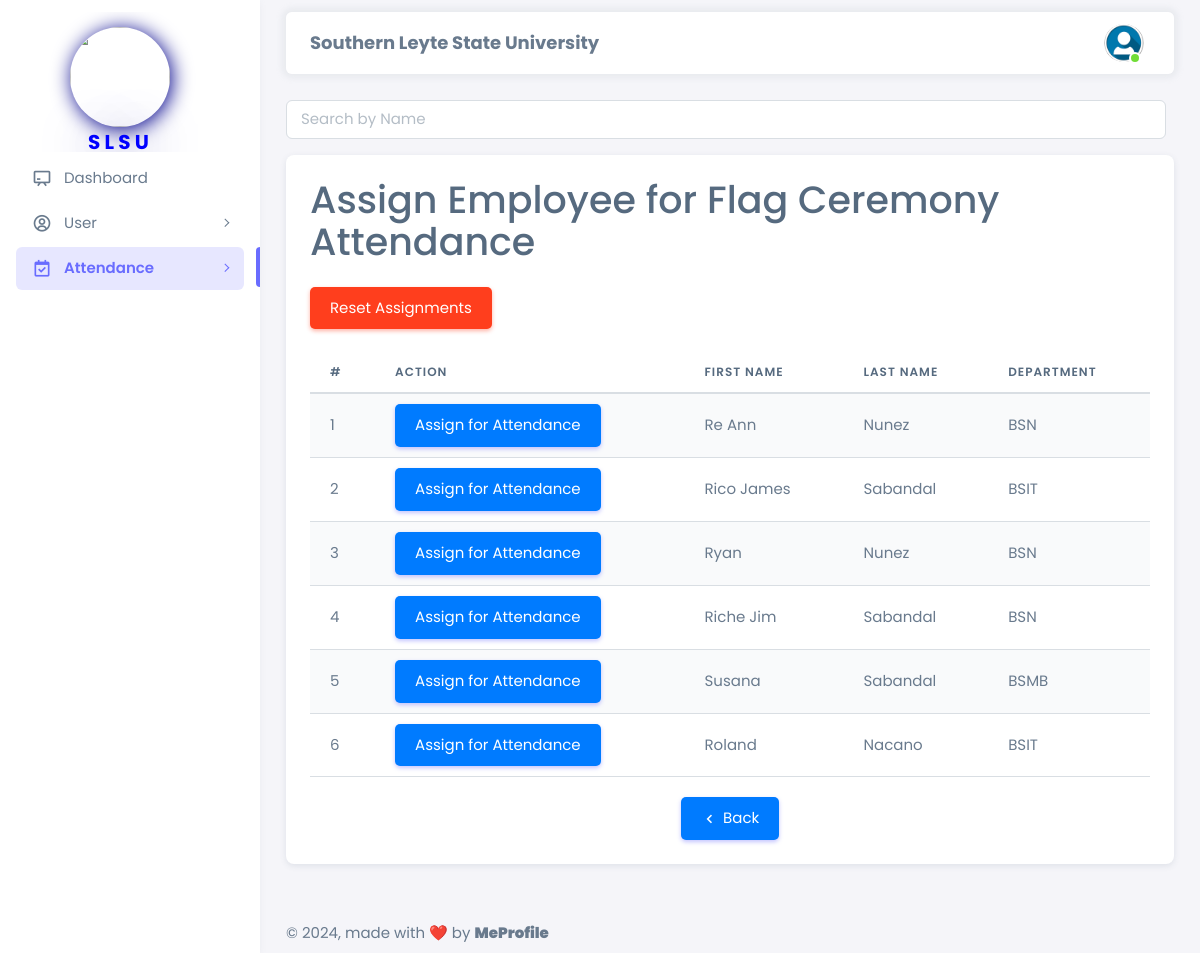
The page /html/admin/assign_employee.php (signed in) on the database as committed earlier.
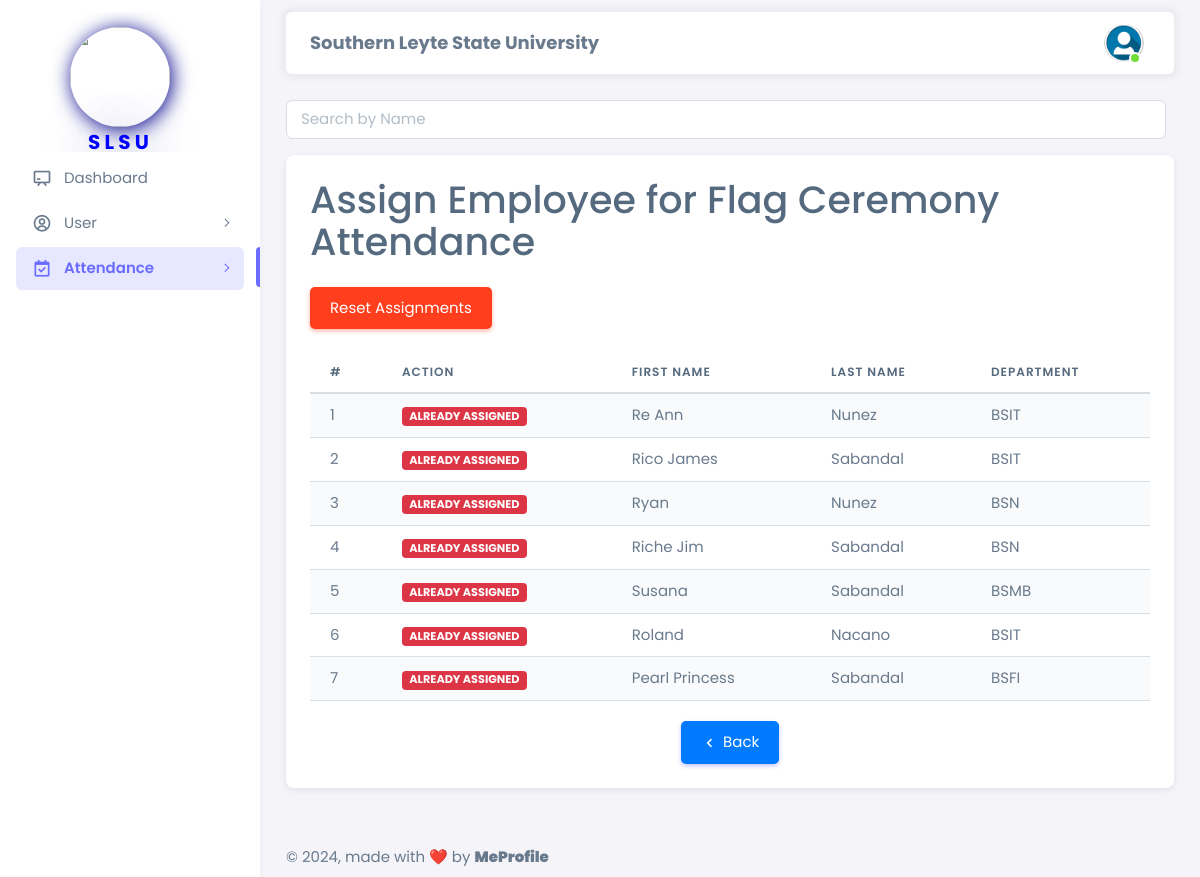
The same page on the database as committed later.
### tables this page shows
CREATE TABLE `employee_registration` (
  `employee_id` int NOT NULL,
  `first_name` varchar(50) NOT NULL,
  `last_name` varchar(50) NOT NULL,
  `email` varchar(100) NOT NULL,
  `password` varchar(255) NOT NULL,
  `phone_number` varchar(15) DEFAULT NULL,
  `department` varchar(50) DEFAULT NULL,
  `position` varchar(50) DEFAULT NULL,
  `is_admin` tinyint(1) NOT NULL DEFAULT '0',
  `hire_date` date DEFAULT NULL,
  `address` varchar(255) DEFAULT NULL,
  `city` varchar(100) DEFAULT NULL,
  `postal_code` varchar(20) DEFAULT NULL,
  `country` varchar(50) DEFAULT NULL,
  `date_of_birth` date DEFAULT NULL,
  `gender` varchar(10) DEFAULT NULL,
  `emergency_contact_name` varchar(100) DEFAULT NULL,
  `emergency_contact_number` varchar(15) DEFAULT NULL,
  `created_at` timestamp NULL DEFAULT CURRENT_TIMESTAMP,
  `updated_at` timestamp NULL DEFAULT CURRENT_TIMESTAMP ON UPDATE CURRENT_TIMESTAMP,
  `is_assigned` tinyint(1) NOT NULL DEFAULT '0',
  `is_assigned_department` tinyint(1) NOT NULL DEFAULT '0'
);

### html/admin/assign_employee.php (the view, shortened to what the changed rows need)
<?php
require '../config.php';
$search = isset($_GET['search']) ? $_GET['search'] : '';
$sql = "SELECT * FROM employee_registration WHERE is_admin = 0 AND (first_name LIKE ? OR last_name LIKE ? OR email LIKE ?)";
$stmt = $conn->prepare($sql);
$search_term = "%$search%";
$stmt->bind_param("sss", $search_term, $search_term, $search_term);
$stmt->execute();
$result = $stmt->get_result();
?>
<!DOCTYPE html>
<html lang="en" class="light-style layout-menu-fixed" dir="ltr" data-theme="theme-default" data-assets-path="../assets/" data-template="vertical-menu-template-free">
<head>
    <link rel="stylesheet" href="https://cdn.jsdelivr.net/npm/sweetalert2@11/dist/sweetalert2.min.css">
    <link rel="stylesheet" href="../../assets/vendor/fonts/boxicons.css" />
    <link rel="stylesheet" href="../../assets/vendor/css/core.css" class="template-customizer-core-css" />
    <link rel="stylesheet" href="../../assets/vendor/css/theme-default.css" class="template-customizer-theme-css" />
    <link rel="stylesheet" href="../../assets/css/demo.css" />
    <link rel="stylesheet" href="../../assets/vendor/libs/perfect-scrollbar/perfect-scrollbar.css" />
    <link rel="stylesheet" href="../../assets/vendor/libs/apex-charts/apex-charts.css" />
</head>
<body>
    <div class="layout-wrapper layout-content-navbar">
        <div class="layout-container">
            <div class="layout-page">
                <div class="content-wrapper">
                    <div class="container-xxl flex-grow-1 container-p-y">
                        <div class="row">
                            <div class="col-lg-12 mb-4 order-0">
                                <div class="card">
                                    <div class="card-body">
                                        <h1 class="mb-4">Assign Employee for Flag Ceremony Attendance</h1>
                                        <div class="table-responsive">
                                            <table class="table table-striped">
                                                <thead>
                                                    <tr>
                                                        <th>#</th>
                                                        <th>Action</th>
                                                        <th>First Name</th>
                                                        <th>Last Name</th>
                                                        <th>Department</th>
                                                    </tr>
                                                </thead>
                                                <tbody id="employeeTableBody">
                                                    <?php
                                                    $counter = 1;
                                                    if ($result->num_rows > 0) {
                                                        while ($row = $result->fetch_assoc()) {
                                                            echo "<tr>";
                                                            echo "<td class='text-nowrap'>{$counter}</td>";
                                                            echo "<td class='text-nowrap'>";
                                                            if ($row['is_assigned'] == 0) {
                                                                echo "<button class='btn btn-primary assign-button' data-employee-id='{$row['employee_id']}'>Assign for Attendance</button>";
                                                            } else {
                                                                echo "<span class='badge badge-danger'>Already Assigned</span>";
                                                            }
                                                            echo "</td>";
                                                            echo "<td class='text-nowrap'>{$row['first_name']}</td>";
                                                            echo "<td class='text-nowrap'>{$row['last_name']}</td>";
                                                            echo "<td class='text-nowrap'>{$row['department']}</td>";
                                                            echo "</tr>";
                                                            $counter++;
                                                        }
                                                    } else {
                                                        echo "<tr><td colspan='6'>No non-admin employees found.</td></tr>";
                                                    }
                                                    ?>
                                                </tbody>
                                            </table>
                                        </div>
                                    </div>
                                </div>
                            </div>
                        </div>
                    </div>
                </div>
            </div>
        </div>
    </div>
</body>
</html>

Rows that differ between the two databases and show on the page:
changed employee_registration "Re Ann": department "BSN" → "BSIT"; is_assigned "Assign for Attendance" → "ALREADY ASSIGNED"
changed employee_registration "Rico James": is_assigned "Assign for Attendance" → "ALREADY ASSIGNED"
changed employee_registration "Ryan": is_assigned "Assign for Attendance" → "ALREADY ASSIGNED"
changed employee_registration "Riche Jim": is_assigned "Assign for Attendance" → "ALREADY ASSIGNED"
changed employee_registration "Susana": is_assigned "Assign for Attendance" → "ALREADY ASSIGNED"
changed employee_registration "Roland": is_assigned "Assign for Attendance" → "ALREADY ASSIGNED"
added employee_registration: is_assigned "ALREADY ASSIGNED", first_name "Pearl Princess", last_name "Sabandal", department "BSFI"
